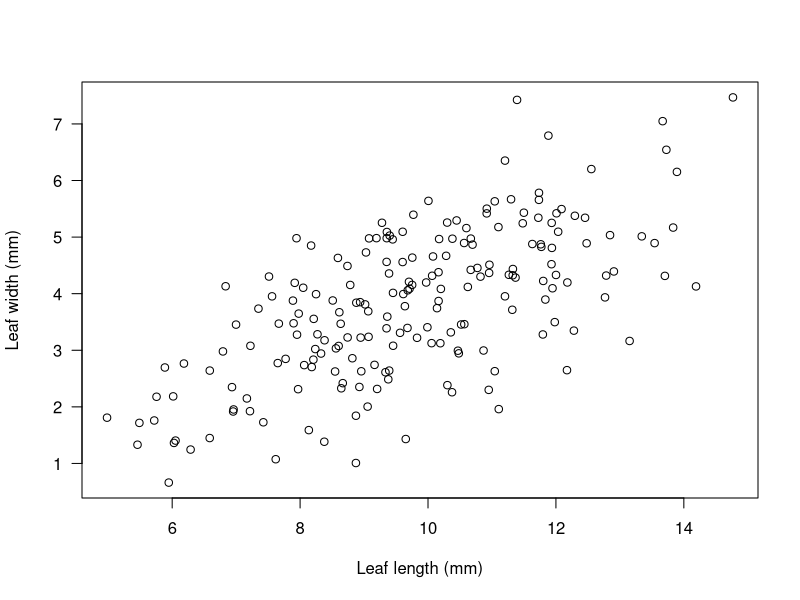

Reproduce this figure in R.
#Use non-parametric bootstrapping to derive a standard error
#for the slope of the linear regression above.

set.seed(85)
x = rnorm(n=200, mean=10, sd=2)
y = 0.4*x + rnorm(200, 0, 1)
plot(x, y, las=1,
     xlab="Leaf length (mm)",
     ylab="Leaf width (mm)")

#To do so, produce a data frame holding the x and y values,

df = data.frame(x, y)
head(df)

#sample from this dataset (with replacement),

out = NULL
for(i in 1:200){
  sample1 = df[sample(1:nrow(df), replace=TRUE), ]
  
  #fit the model,
  
  m = lm(y~x, data = sample1)
  
  #and save each estimate for the slope of y on x.
  
  cf = m$coef
  out[i] = cf[2]
}

#Deriving the SE (estimated by SD)

SE = sd(out)
